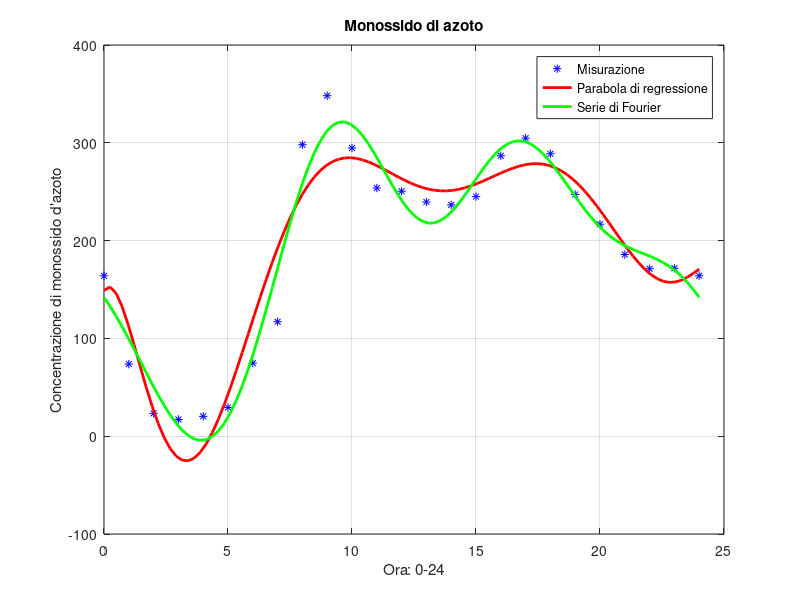

MATLAB code for this plot:
x = [0:24]';
y = [164.05, 73.72, 23.39, 17.11, 20.31, 29.37, 74.74 ...
     117.02, 298.04, 348.13, 294.75, 253.78, 250.48 ...
     239.48, 236.52, 245.04, 286.74, 304.78, 288.76 ...
     247.11, 216.73, 185.78, 171.19, 171.73, 164.05]';

omega = 2*pi/24;

n = 9;
m = 25;

X = [x.^8, x.^7, x.^6, x.^5, x.^4, x.^3, x.^2, x, ones(m,1)];

[Q,R] = qr(X);

Qtilde = Q(:,1:n);
Rtilde = R(1:n,:);

a = Rtilde\Qtilde'*y;

figure(1); clf;
plot(x,y,'b*');
grid on;
hold on;
x1 = linspace(x(1),x(end),100)';
y1 = polyval(a,x1);
yr = polyval(a, x);
plot(x1, y1, 'r-', 'Linewidth',2);
title('Monossido di azoto');
xlabel('Ora: 0-24');
ylabel('Concentrazione di monossido d''azoto');

% Rappresentazione con SIN e COS

SINCOS = [ones(m,1), sin(omega*x), cos(omega*x), sin(2*omega*x), cos(2*omega*x), ...
                     sin(3*omega*x), cos(3*omega*x), sin(4*omega*x), cos(4*omega*x)];

[Q1,R1] = qr(SINCOS);

Qtilde1 = Q1(:,1:n);
Rtilde1 = R1(1:n,:);

a1 = Rtilde1\Qtilde1'*y;

g1 =@ (x) a1(1) + a1(2)*sin(omega*x) + a1(3)*cos(omega*x) + ...
                   a1(4)*sin(2*omega*x) + a1(5)*cos(2*omega*x) + ...
                   a1(6)*sin(3*omega*x) + a1(7)*cos(3*omega*x) + ...
                   a1(8)*sin(4*omega*x) + a1(9)*cos(4*omega*x);
%
yfourier = g1(x1);

plot(x1,yfourier,'g-', 'Linewidth', 2);
legend('Misurazione', 'Parabola di regressione', 'Serie di Fourier');
